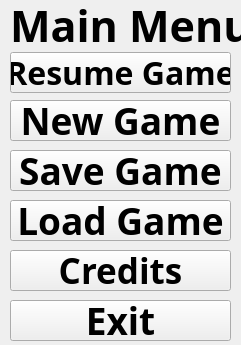
<?xml version="1.0" encoding="UTF-8"?>
<ui version="4.0">
 <class>MainMenu</class>
 <widget class="QWidget" name="MainMenu">
  <property name="geometry">
   <rect>
    <x>0</x>
    <y>0</y>
    <width>241</width>
    <height>345</height>
   </rect>
  </property>
  <property name="minimumSize">
   <size>
    <width>241</width>
    <height>345</height>
   </size>
  </property>
  <property name="maximumSize">
   <size>
    <width>241</width>
    <height>345</height>
   </size>
  </property>
  <property name="windowTitle">
   <string>Main Menu</string>
  </property>
  <widget class="QPushButton" name="ResumeGameButton">
   <property name="geometry">
    <rect>
     <x>10</x>
     <y>52</y>
     <width>221</width>
     <height>41</height>
    </rect>
   </property>
   <property name="font">
    <font>
     <family>Papyrus</family>
     <pointsize>24</pointsize>
     <weight>75</weight>
     <bold>true</bold>
    </font>
   </property>
   <property name="text">
    <string>Resume Game</string>
   </property>
  </widget>
  <widget class="QPushButton" name="LoadGameButton">
   <property name="geometry">
    <rect>
     <x>10</x>
     <y>200</y>
     <width>221</width>
     <height>41</height>
    </rect>
   </property>
   <property name="font">
    <font>
     <family>Papyrus</family>
     <pointsize>28</pointsize>
     <weight>75</weight>
     <bold>true</bold>
    </font>
   </property>
   <property name="text">
    <string>Load Game</string>
   </property>
  </widget>
  <widget class="QPushButton" name="NewGameButton">
   <property name="geometry">
    <rect>
     <x>10</x>
     <y>100</y>
     <width>221</width>
     <height>41</height>
    </rect>
   </property>
   <property name="font">
    <font>
     <family>Papyrus</family>
     <pointsize>28</pointsize>
     <weight>75</weight>
     <bold>true</bold>
    </font>
   </property>
   <property name="text">
    <string>New Game</string>
   </property>
  </widget>
  <widget class="QPushButton" name="CreditsButton">
   <property name="geometry">
    <rect>
     <x>10</x>
     <y>250</y>
     <width>221</width>
     <height>41</height>
    </rect>
   </property>
   <property name="font">
    <font>
     <family>Papyrus</family>
     <pointsize>26</pointsize>
     <weight>75</weight>
     <bold>true</bold>
    </font>
   </property>
   <property name="text">
    <string>Credits</string>
   </property>
  </widget>
  <widget class="QPushButton" name="SaveGameButton">
   <property name="geometry">
    <rect>
     <x>10</x>
     <y>150</y>
     <width>221</width>
     <height>41</height>
    </rect>
   </property>
   <property name="font">
    <font>
     <family>Papyrus</family>
     <pointsize>28</pointsize>
     <weight>75</weight>
     <bold>true</bold>
    </font>
   </property>
   <property name="text">
    <string>Save Game</string>
   </property>
  </widget>
  <widget class="QPushButton" name="ExitGameButton">
   <property name="geometry">
    <rect>
     <x>10</x>
     <y>300</y>
     <width>221</width>
     <height>41</height>
    </rect>
   </property>
   <property name="font">
    <font>
     <family>Papyrus</family>
     <pointsize>28</pointsize>
     <weight>75</weight>
     <bold>true</bold>
    </font>
   </property>
   <property name="text">
    <string>Exit</string>
   </property>
  </widget>
  <widget class="QLabel" name="MainMenuWord">
   <property name="geometry">
    <rect>
     <x>10</x>
     <y>0</y>
     <width>251</width>
     <height>51</height>
    </rect>
   </property>
   <property name="font">
    <font>
     <family>Old English Text MT</family>
     <pointsize>32</pointsize>
     <weight>75</weight>
     <bold>true</bold>
    </font>
   </property>
   <property name="text">
    <string>Main Menu</string>
   </property>
  </widget>
 </widget>
 <resources/>
 <connections/>
</ui>
